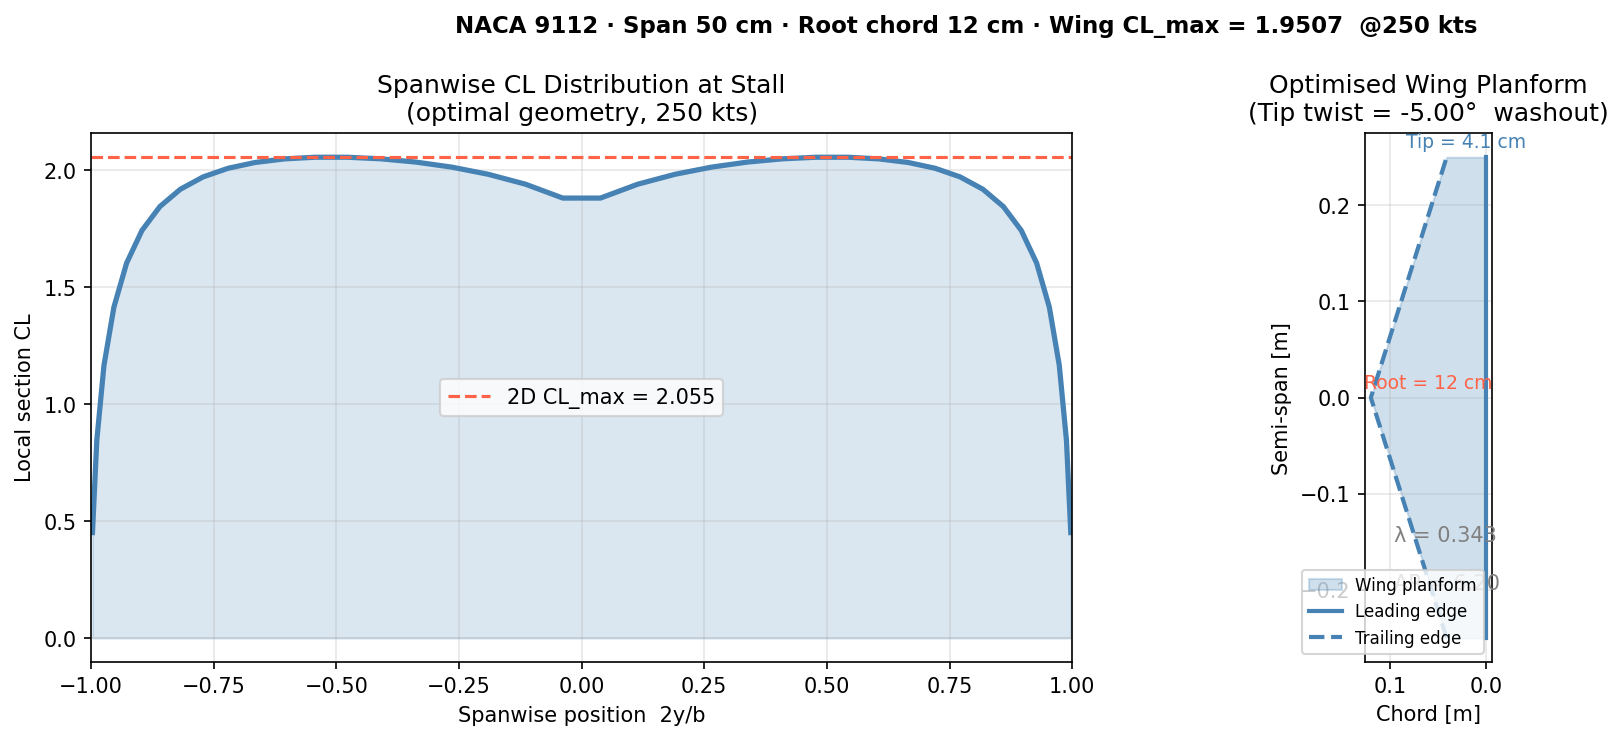

Write Python code to recreate this figure.
# -*- coding: utf-8 -*-
"""Phase 2: 3D Wing Optimisation using Prandtl Lifting Line Theory
Fixed  : NACA 9112, span=0.50 m, root chord=0.12 m, no sweep
Optimise: taper ratio (0.3–1.0), tip twist (−5° to 0° washout)
Design point: 250 kts, 10,000 ft
"""

import numpy as np
import matplotlib.pyplot as plt
from scipy.optimize import minimize
import aerosandbox as asb
import neuralfoil as nf

# ============================================================
# 1. ISA Conditions at 10,000 ft
# ============================================================
alt_m   = 10_000 * 0.3048
T       = 288.15 - 0.0065 * alt_m
a_sound = np.sqrt(1.4 * 287 * T)
mu      = 1.458e-6 * T**1.5 / (T + 110.4)
rho     = 1.225 * (T / 288.15) ** 4.256
nu      = mu / rho

# ============================================================
# 2. Fixed Wing Parameters
# ============================================================
NACA    = "naca9112"
SPAN    = 0.50    # m
C_ROOT  = 0.12    # m
N_LLT   = 40      # number of spanwise stations

# ============================================================
# 3. Extract 2D Airfoil Data from NeuralFoil + Prandtl-Glauert
# ============================================================
airfoil = asb.Airfoil(NACA)
ALPHA_2D = np.linspace(-15, 20, 71)

def get_2d_data(speed_kts):
    V    = speed_kts * 0.51444
    mach = V / a_sound
    Re   = V * C_ROOT / nu
    pg   = 1.0 / np.sqrt(1.0 - mach**2)

    aero  = nf.get_aero_from_airfoil(airfoil=airfoil, alpha=ALPHA_2D,
                                      Re=Re, model_size="large")
    cl_pg = np.array(aero["CL"]) * pg

    # Fit linear region for lift slope and zero-lift angle
    mask     = (ALPHA_2D > -8) & (ALPHA_2D < 6)
    coeffs   = np.polyfit(ALPHA_2D[mask], cl_pg[mask], 1)
    a_2d     = float(coeffs[0]) * (180.0 / np.pi)   # [1/rad]
    alpha_L0 = np.deg2rad(-coeffs[1] / coeffs[0])   # [rad]
    cl_max   = float(np.max(cl_pg))

    return {"kts": speed_kts, "mach": mach, "Re": Re,
            "a_2d": a_2d, "alpha_L0": alpha_L0, "cl_max_2d": cl_max}

print("Extracting NACA 9112 2D data from NeuralFoil...")
SPEEDS_KTS = [200, 250, 300]
cond = {kts: get_2d_data(kts) for kts in SPEEDS_KTS}

for kts, d in cond.items():
    print(f"  {kts} kts  M={d['mach']:.3f}  Re={d['Re']/1e6:.2f}M  "
          f"a_2d={d['a_2d']:.3f} /rad  "
          f"α_L0={np.degrees(d['alpha_L0']):.2f}°  "
          f"CL_max_2D={d['cl_max_2d']:.4f}")

# ============================================================
# 4. Prandtl Lifting Line Theory Solver
# ============================================================
def llt_cl_max(taper, tip_twist_deg, a_2d, alpha_L0, cl_max_2d,
               b=SPAN, c_root=C_ROOT, N=N_LLT):
    """
    Solves Prandtl LLT for 3D wing CL_max.
    Returns the wing CL when the first spanwise station reaches the 2D CL_max.

    Lift distribution: Γ(θ) = 2bV Σ Aₙ sin(nθ),  y = -b/2 cos(θ)
    Wing CL = π AR A₁
    """
    AR      = 2*b / (c_root * (1 + taper))
    theta   = np.linspace(np.pi/(N+1), N*np.pi/(N+1), N)
    n_terms = np.arange(1, N+1)

    # Local chord — linear taper; |2y/b| = |cos θ|
    c_loc = c_root * (1 - (1 - taper) * np.abs(np.cos(theta)))

    # Twist distribution — linear from 0 at root to tip_twist at tip
    twist = np.deg2rad(tip_twist_deg) * np.abs(np.cos(theta))

    # LLT influence matrix
    # Σ Aₙ sin(nθᵢ)[4b/(cᵢ a₀) + n/sin θᵢ] = α_eff(θᵢ)   [radians]
    M = np.array([
        [np.sin(n * theta[i]) * (4*b / (c_loc[i] * a_2d) + n / np.sin(theta[i]))
         for n in n_terms]
        for i in range(N)
    ])

    # Solve separately for unit AoA and twist contributions
    A_a = np.linalg.solve(M, np.ones(N))    # per 1 rad of (α_root − α_L0)
    A_t = np.linalg.solve(M, twist)         # twist contribution

    # Local section CL = 4b/c Σ Aₙ sin(nθ)
    local_cl_a = np.array([4*b/c_loc[i] * np.dot(A_a, np.sin(n_terms*theta[i])) for i in range(N)])
    local_cl_t = np.array([4*b/c_loc[i] * np.dot(A_t, np.sin(n_terms*theta[i])) for i in range(N)])

    # AoA at which each station stalls: local_cl_a·α + local_cl_t = cl_max_2d
    with np.errstate(divide='ignore', invalid='ignore'):
        alpha_stall = np.where(local_cl_a > 1e-6,
                               (cl_max_2d - local_cl_t) / local_cl_a,
                               np.inf)

    valid = alpha_stall[alpha_stall > 0]
    if len(valid) == 0:
        return 0.0, 0.0, None, None

    alpha_root_stall = float(np.min(valid))
    A1_stall  = alpha_root_stall * A_a[0] + A_t[0]
    CL_wing   = float(np.pi * AR * A1_stall)

    local_cl  = alpha_root_stall * local_cl_a + local_cl_t  # for plotting
    y_span    = -b/2 * np.cos(theta)

    return max(0.0, CL_wing), AR, local_cl, y_span

# ============================================================
# 5. Optimisation at 250 kts Design Point
# ============================================================
d250 = cond[250]

def objective(x):
    taper, tip_twist = x
    cl, *_ = llt_cl_max(taper, tip_twist,
                         d250["a_2d"], d250["alpha_L0"], d250["cl_max_2d"])
    return -cl

print("\nOptimising wing geometry (design point: 250 kts)...")
result = minimize(objective, x0=[0.6, -2.0], method="SLSQP",
                  bounds=[(0.3, 1.0), (-5.0, 0.0)])

opt_taper, opt_twist = result.x
opt_cl, opt_AR, local_cl, y_span = llt_cl_max(
    opt_taper, opt_twist, d250["a_2d"], d250["alpha_L0"], d250["cl_max_2d"])
opt_c_tip = C_ROOT * opt_taper

print(f"\n{'='*50}")
print("OPTIMAL 3D WING GEOMETRY  (NACA 9112)")
print(f"{'='*50}")
print(f"  Span          : {SPAN*100:.0f} cm")
print(f"  Root chord    : {C_ROOT*100:.0f} cm")
print(f"  Tip chord     : {opt_c_tip*100:.1f} cm")
print(f"  Taper ratio   : {opt_taper:.3f}")
print(f"  Tip twist     : {opt_twist:.2f}° (washout)")
print(f"  Aspect ratio  : {opt_AR:.2f}")

# ============================================================
# 6. Evaluate CL_wing Across All Speeds
# ============================================================
print(f"\n{'='*50}")
print("3D WING CL_max ACROSS SPEED RANGE")
print(f"{'='*50}")
print(f"{'Speed':>8} {'Mach':>6} {'Re':>8} {'2D CL_max':>10} {'Wing CL_max':>12}")
print("-"*50)
for kts in SPEEDS_KTS:
    d  = cond[kts]
    cl_w, ar_w, *_ = llt_cl_max(opt_taper, opt_twist,
                                  d["a_2d"], d["alpha_L0"], d["cl_max_2d"])
    print(f"{kts:>7} kts  {d['mach']:>5.3f}  {d['Re']/1e6:>6.2f}M  "
          f"{d['cl_max_2d']:>10.4f}  {cl_w:>12.4f}")

# ============================================================
# 7. Plots
# ============================================================
fig, axes = plt.subplots(1, 2, figsize=(13, 5))

# --- Left: Spanwise CL distribution ---
ax = axes[0]
y_nd = y_span / (SPAN/2)   # normalised −1 to +1
ax.plot(y_nd, local_cl, color="steelblue", linewidth=2.5)
ax.axhline(d250["cl_max_2d"], color="tomato", linewidth=1.5, linestyle="--",
           label=f"2D CL_max = {d250['cl_max_2d']:.3f}")
ax.fill_between(y_nd, local_cl, alpha=0.2, color="steelblue")
ax.set_xlabel("Spanwise position  2y/b")
ax.set_ylabel("Local section CL")
ax.set_title("Spanwise CL Distribution at Stall\n(optimal geometry, 250 kts)")
ax.legend()
ax.grid(True, alpha=0.3)
ax.set_xlim(-1, 1)

# --- Right: Wing planform ---
ax2 = axes[1]
half_b = SPAN / 2
# Chord runs in x, span in y; leading edge at x=0 (no sweep)
planform_y  = [-half_b, 0,      half_b]
planform_TE = [opt_c_tip, C_ROOT, opt_c_tip]
ax2.fill_betweenx(planform_y, 0, planform_TE,
                   alpha=0.25, color="steelblue", label="Wing planform")
ax2.plot([0, 0], [-half_b, half_b], color="steelblue", linewidth=2, label="Leading edge")
ax2.plot([opt_c_tip, C_ROOT, opt_c_tip], [-half_b, 0, half_b],
          color="steelblue", linewidth=2, linestyle="--", label="Trailing edge")

ax2.annotate(f"Root = {C_ROOT*100:.0f} cm", xy=(C_ROOT/2, 0.01),
             ha="center", fontsize=9, color="tomato")
ax2.annotate(f"Tip = {opt_c_tip*100:.1f} cm", xy=(opt_c_tip/2, half_b + 0.01),
             ha="center", fontsize=9, color="steelblue")
ax2.annotate(f"λ = {opt_taper:.3f}", xy=(C_ROOT*0.8, -half_b*0.6),
             fontsize=10, color="gray")
ax2.annotate(f"AR = {opt_AR:.2f}", xy=(C_ROOT*0.8, -half_b*0.8),
             fontsize=10, color="gray")

ax2.set_xlabel("Chord [m]")
ax2.set_ylabel("Semi-span [m]")
ax2.set_title(f"Optimised Wing Planform\n(Tip twist = {opt_twist:.2f}°  washout)")
ax2.set_aspect("equal")
ax2.legend(fontsize=8, loc="lower right")
ax2.grid(True, alpha=0.3)
ax2.invert_xaxis()

plt.suptitle(f"NACA 9112 · Span {SPAN*100:.0f} cm · Root chord {C_ROOT*100:.0f} cm · "
             f"Wing CL_max = {opt_cl:.4f}  @250 kts",
             fontsize=11, fontweight="bold")
plt.tight_layout()
plt.savefig("wing_optimization_phase2.png", dpi=150, bbox_inches="tight")
plt.show()
print("\nPlot saved: wing_optimization_phase2.png")
